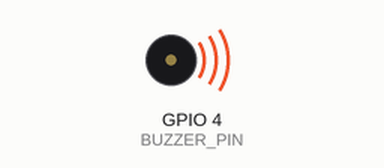
This program was run on a simulated Raspberry Pi (BCM pin numbers). Parts: buzzer (waves = sounding). At 15.0 s the program stops and its outputs stay as they are.

Above: at 0.1 s.
At 15.1 s:
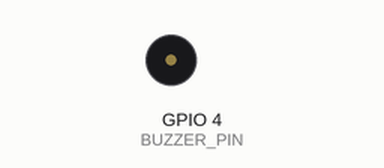
Timing chart, 0 to 16.5 s (numbered marks = the images above):
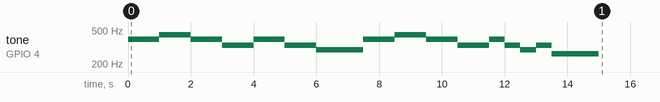

Measured:
- by itself, tone on GPIO 4 (BUZZER_PIN): plays 392 Hz for 1.0 s, 440 Hz for 1.0 s, 392 Hz for 1.0 s, 330 Hz for 1.0 s, 392 Hz for 1.0 s, 330 Hz for 1.0 s … (16 notes in this stretch)

The program:

buzzer.py
```python
import RPi.GPIO as GPIO
import time

BUZZER_PIN = 4

GPIO.setmode(GPIO.BCM)
GPIO.setup(BUZZER_PIN, GPIO.OUT)

pwm = GPIO.PWM(BUZZER_PIN, 1)
pwm.start(10)

melody = [262, 294, 330, 349, 392, 440, 494, 523]
FL = [392, 392, 440, 440, 392, 392, 330, 330, 392, 392, 330, 330 , 294, 294, 294]
SL = [392, 392, 440, 440, 392, 392, 330, 330, 392, 330, 294, 330 , 262, 262, 262]
try:
    for i in FL :
        pwm.ChangeFrequency(i)
        time.sleep(0.5)
    for i in SL :
        pwm.ChangeFrequency(i)
        time.sleep(0.5)
finally:
    pwm.stop()
    GPIO.cleanup()
```
